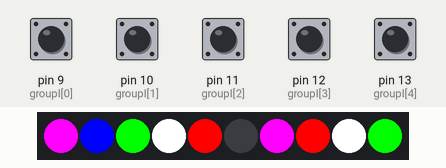
Simulated run of this sketch. Board: Arduino Uno, built with avr-gcc and run on an emulated ATmega328P. Shown: 10 RGB LEDs in strip order, left to right. The inputs (shaded band) are chosen by the test bench; at power-on: pin 9 (groupI[0]), pin 10 (groupI[1]), pin 11 (groupI[2]), pin 12 (groupI[3]), pin 13 (groupI[4]) LOW. Random numbers use the default seed unless the sketch sets one; what the sketch prints to the serial monitor is not drawn.

Above: at 0.6 s.
At 4.23 s:
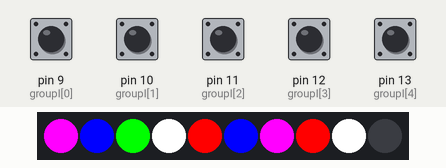
At 8.47 s:
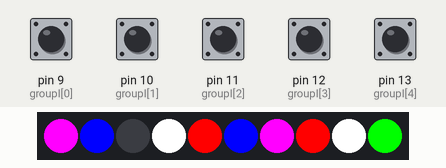
At 17.69 s:
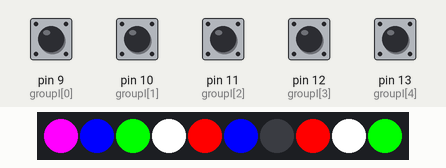
At 28.58 s:
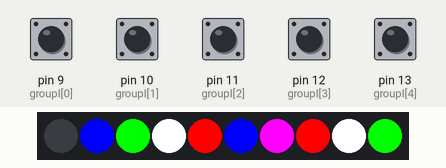
At 39.09 s:
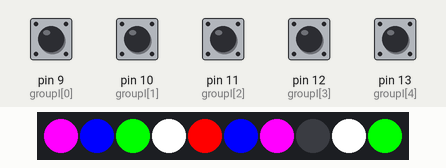

The sketch:

main.ino
```cpp
//3 - LED
//4,5,6,7,8 - 1 gr.
//9,10,11,12,13 - 2 gr.


//LED defines
#define LED_PIN 3
#define LED_NUM 10
#include "Adafruit_NeoPixel.h"
Adafruit_NeoPixel strip = Adafruit_NeoPixel(LED_NUM, LED_PIN, NEO_GRB + NEO_KHZ800);
#define RED strip.Color(255,0,0)
#define GREEN strip.Color(0,255,0)
#define BLUE strip.Color(0,0,255)
#define FUKSIA strip.Color(255,0,255)
#define WHITE strip.Color(255,255,255)


int groupO[5] = {4,5,6,7,8};
int groupI[5] = {9,10,11,12,13};
uint32_t colorsO[5] = {RED, GREEN, BLUE, FUKSIA, WHITE};
uint32_t colorsI[5] = {RED, GREEN, BLUE, FUKSIA, WHITE};


void setup(){
  Serial.begin(9600);
  pinMode(LED_PIN, OUTPUT);
  for(int i = 0; i < 5; i++){
    pinMode(groupO, OUTPUT);
    pinMode(groupI, INPUT);
  }
  randomSeed(analogRead(0));
  for(int i = 0; i < 5; i++){
    int j = random(0,5);
    Serial.println(j);
    uint32_t tmp = colorsO[j];
    colorsO[j] = colorsO[i];
    colorsO[i] = tmp;
    j = random(0,5);
    Serial.println(j);
    tmp = colorsI[j];
    colorsI[j] = colorsI[i];
    colorsI[i] = tmp;
  }
  strip.begin();
  strip.setBrightness(255);
  strip.clear();
  for(int i = 0; i < 5; i++){
    strip.setPixelColor(i, colorsO[i]);
    strip.setPixelColor(i+5, colorsI[i]);
  }
  strip.show();
  //WORKING
}

void loop(){
  for(int i = 0; i < 5; i++){
    digitalWrite(groupO[i], LOW);
  }
  int done = 0;
  int sum = 0;
  for(int i = 0; i < 5; i++){
    digitalWrite(groupO[i], HIGH);
    for(int j = 0; j < 5; j++){
      if(digitalRead(groupI[j]) == HIGH){
        sum++;
        if(colorsO[i] == colorsI[j]){
          done++;
        }
      }
    }
  }
  done = 5;
  sum = 5;
  if(done == sum && sum == 5){
    while(true){
      int i = random(0,10);
      uint32_t old = strip.getPixelColor(i);
      strip.setPixelColor(i, 0, 0, 0);
      strip.show();
      delay(150);
      strip.setPixelColor(i, old);
      strip.show();
    }
  }
}
```

Measured:
- what the display in image 5 shows lasts 0.4 s, from 38.9 s to 39.3 s
